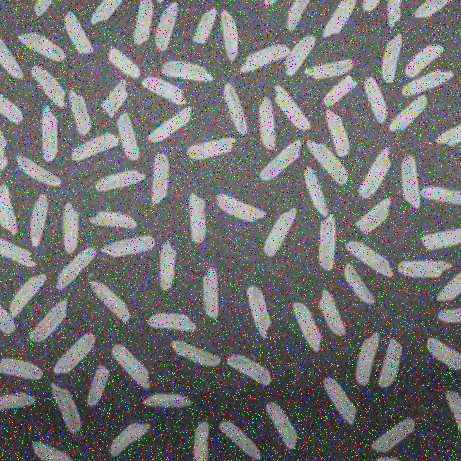
#> input picture TP1 HISTOGRAM AND CONTRASTE/imageTP1/tp1_2.png, 461 x 461 px
$ python Histogram2.py
#> lines starting #> are read from the running program, lines starting #| are printed output that depends on the picture
import  numpy as np
import  cv2 as cv
from  matplotlib import  pyplot as plt
image = cv.imread("imageTP1/tp1_2.png")
#> image is the input picture: shape (461, 461, 3); mean B, G, R 111.8, 111.8, 111.8
cv.imshow("img-2", image)
plt.hist(image.ravel(), 256, [0, 256])
plt.show()
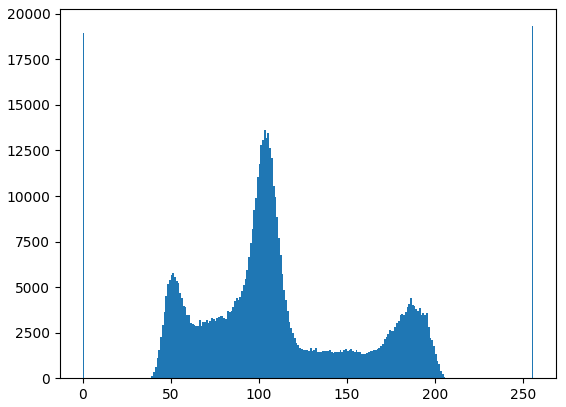
#> figure drawn by matplotlib, 1 panel; tallest bar 19321 high, from x = 255 to 256

cv.waitKey(0)
cv.destroyWindow()

$ run again, with TP1 HISTOGRAM AND CONTRASTE/imageTP1/tp1_3.png copied over TP1 HISTOGRAM AND CONTRASTE/imageTP1/tp1_2.png
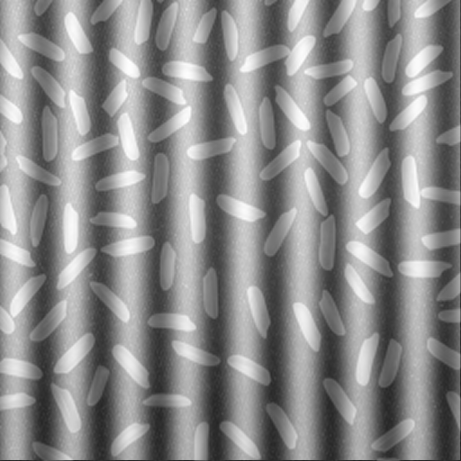
#> input picture TP1 HISTOGRAM AND CONTRASTE/imageTP1/tp1_3.png, 461 x 461 px
#> image is the input picture: shape (461, 461, 3); min 37, max 255, mean 140.2
#> `plt.show()`:
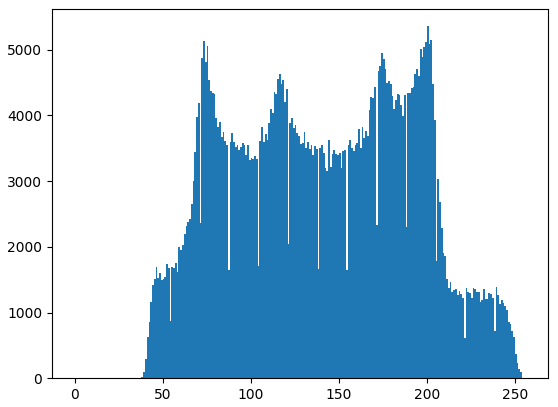
#> figure drawn by matplotlib, 1 panel; tallest bar 5358 high, from x = 200 to 201
